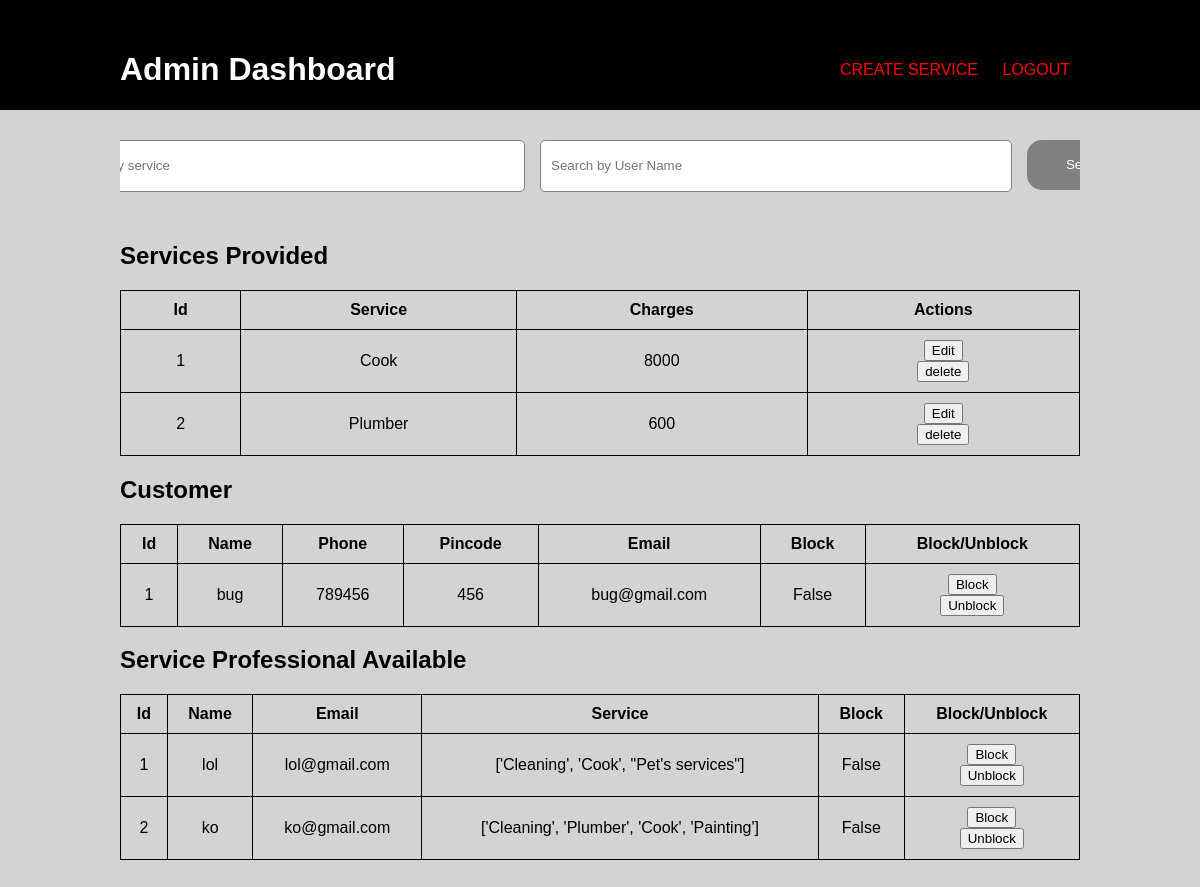
Screenshot of /admin/dashboard (signed in) with the database file from the repository.
### models.py (models this page shows, shortened)
class Service(db.Model):
    __tablename__ = 'service'
    service = db.Column(db.String(60), nullable=False, unique=True,primary_key=True)
    charges = db.Column(db.Integer, nullable=False)

class Customer(db.Model):
    __tablename__ = 'customer'
    username = db.Column(db.String(50), nullable=False, unique=True,primary_key=True)
    phone = db.Column(db.Integer, nullable=False, unique=True)
    pincode = db.Column(db.Integer, nullable=False)
    email = db.Column(db.String(120), nullable=False)
    password = db.Column(db.String(200), nullable=False)
    status = db.Column(db.Boolean, default=False)
    service_request = db.relationship('Service_Request', backref='customer', lazy=True)

class Service_Professional(db.Model):
    __tablename__ = 'service_professional'
    username = db.Column(db.String(50), nullable=False, unique=True,primary_key=True)
    email = db.Column(db.String(120), nullable=False)
    password = db.Column(db.String(200), nullable=False)
    accept = db.Column(db.Boolean, default=False)
    work = db.Column(db.JSON, default=list)
    status = db.Column(db.Boolean, default=False)

### app.py (the view)
@app.route('/admin/dashboard')
def admin_dashboard():
  if 'user_type' not in session:
        flash("You need to be logged in")
        return redirect(url_for('admin_login'))
  if session.get('user_type') == 'admin':
    service_professional = Service_Professional.query.filter_by(accept=False).all()
    service = Service.query.all()
    user = Customer.query.all()
    service_professional_check = Service_Professional.query.filter_by(accept=True).all()
    return render_template('admin_dashboard.html',service_professional=service_professional,service=service,user=user,service_professional_check=service_professional_check)
  return redirect(url_for('login'))

### templates/admin_dashboard.html (shortened to what this page needs)
<!DOCTYPE html>
<html lang="en">
<head>
    <link rel="stylesheet" href="/static/style.css">
</head>
<body>
    <header>
        <div class="container">
            <div class="navbar">
                <h1>Admin Dashboard</h1>
                <nav>
                    <a href="{{ url_for('create_service')}}">Create Service</a>
                    <a href="{{ url_for('logout')}}">Logout</a>
                </nav>
            </div>
        </div>
    </header>
    <div class="container">
        <div class="search-container">
        <form action="/admin_search_service_professional" method="GET">
                    <input type="text" name="service" class="form-control" placeholder="Search by service" value="{{ request.args.get('service', '') }}">
                    <input type="text" name="user_name" class="form-control" placeholder="Search by User Name" value="{{ request.args.get('user_name', '') }}">
                    <button type="submit" class="btn btn-primary">Search</button>
        </form></div>
        {% if service%}
        <h2>Services Provided</h2>
        <table id="services-provided-table">
            <thead >
                <tr >
                    <th> Id </th>
                    <th >Service</th>
                    <th >Charges</th>
                    <th >Actions</th>
                </tr>
            </thead>
            <tbody>
                {% for sp in service%}
                <tr>
                    <td>{{ loop.index }}</td>
                    <td>{{ sp.service}}</td>
                    <td>{{ sp.charges}}</td>
                    <td >
                        <form action={{ url_for('admin_service_edit', service=sp.service )}} method="post" >
                            <input type="submit" value="Edit" style="cursor: pointer">
                        </form>
                        <form action={{ url_for('admin_service_delete',service=sp.service )}} method="post" >
                            <input type="submit" value="delete" style="cursor: pointer">
                        </form>
                    </td>
                </tr>
                {% endfor %}
            </tbody>
        </table>
        {% endif%}
        {% if user%}
        <h2>Customer</h2>
        <table id="customer-table">
            <thead >
                <tr >
                    <th> Id </th>
                    <th >Name</th>
                    <th >Phone</th>
                    <th >Pincode</th>
                    <th >Email</th>
                    <th >Block</th>
                    <th >Block/Unblock</th>
                </tr>
            </thead>
            <tbody>
                {% for sp in user%}
                <tr>
                    <td>{{ loop.index }}</td>
                    <td>{{ sp.username}}</td>
                    <td>{{ sp.phone}}</td>
                    <td>{{ sp.pincode}}</td>
                    <td>{{ sp.email}}</td>
                    <td>{{ sp.status}}</td>
                    <td >
                        <form action={{ url_for('admin_c_block',username=sp.username)}} method="post" >
                            <input type="submit" value="Block" style="cursor: pointer">
                        </form>
                        <form action={{ url_for('admin_c_unblock',username=sp.username)}} method="post" >
                            <input type="submit" value="Unblock" style="cursor: pointer">
                        </form>
                    </td>
                </tr>
                {% endfor %}
            </tbody>
        </table>
        {% endif%}
        {% if service_professional_check%}
        <h2>Service Professional Available</h2>
        <table id="services-provided-table">
            <thead >
                <tr >
                    <th> Id </th>
                    <th >Name</th>
                    <th >Email</th>
                    <th >Service</th>
                    <th >Block</th>
                    <th >Block/Unblock</th>
                </tr>
            </thead>
            <tbody>
                {% for sp in service_professional_check%}
                <tr>
                    <td>{{ loop.index }}</td>
                    <td>{{ sp.username}}</td>
                    <td>{{ sp.email}}</td>
                    <td>{{ sp.work}}</td>
                    <td>{{ sp.status}}</td>
                    <td >
                        <form action={{ url_for('admin_sp_block',username=sp.username)}} method="post" >
                            <input type="submit" value="Block" style="cursor: pointer">
                        </form>
                        <form action={{ url_for('admin_sp_unblock',username=sp.username)}} method="post" >
                            <input type="submit" value="Unblock" style="cursor: pointer">
                        </form>
                    </td>
                </tr>
                {% endfor %}
            </tbody>
        </table>
        {% endif%}
    </div>
</body>
</html>

### static/style.css (style rules this page uses)
body { font-family: Arial, sans-serif; margin: auto; background-color: lightgray; padding-bottom: 70px; }
.container { width: 80%; margin: auto; overflow: hidden; }
header { background: black; color: white; padding-top: 30px; min-height: 70px; }
header a { color: red; text-decoration: none; text-transform: uppercase; font-size: 16px; }
.navbar { display: flex; justify-content: space-between; align-items: center; }
.navbar a { padding: 10px; }
.search-container { flex-grow: 1; padding-top: 30px; padding-bottom: 30px; display: flex; justify-content: center; }
.search-container form { display: flex; gap: 15px; }
.search-container input.form-control { height: 30px; width: 450px; padding: 10px; border-radius: 5px; border: 1px solid gray; }
.search-container button.btn { height: 50px; width: 120px; padding: 0 20px; border-radius: 15px; background-color: gray; color: white; cursor: pointer; border: none; transition: background-color 0.3s; }
table { width: 100%; border-collapse: collapse; }
th, td { padding: 10px; border: 1px solid black; text-align: center; }
th { background-color: lightgray; }

### rows the page displays
Service: service "Cook", charges "8000"
Service: service "Plumber", charges "600"
Customer: username "bug", phone "789456", pincode "456", email "bug@gmail.com", status "False"
Service_Professional: username "lol", email "lol@gmail.com", work "['Cleaning', 'Cook', \"Pet's services\"]", status "False"
Service_Professional: username "ko", email "ko@gmail.com", work "['Cleaning', 'Plumber', 'Cook', 'Painting']", status "False"
